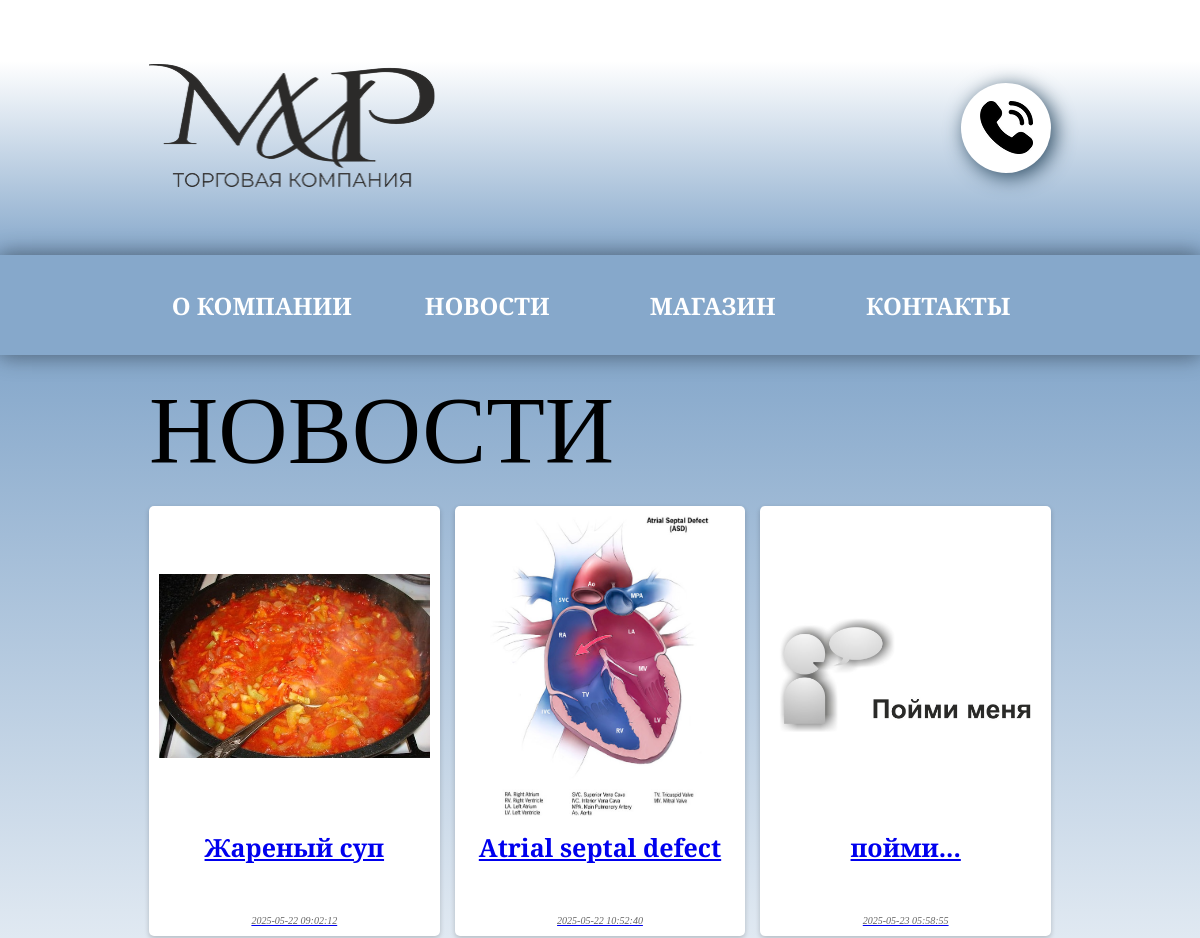
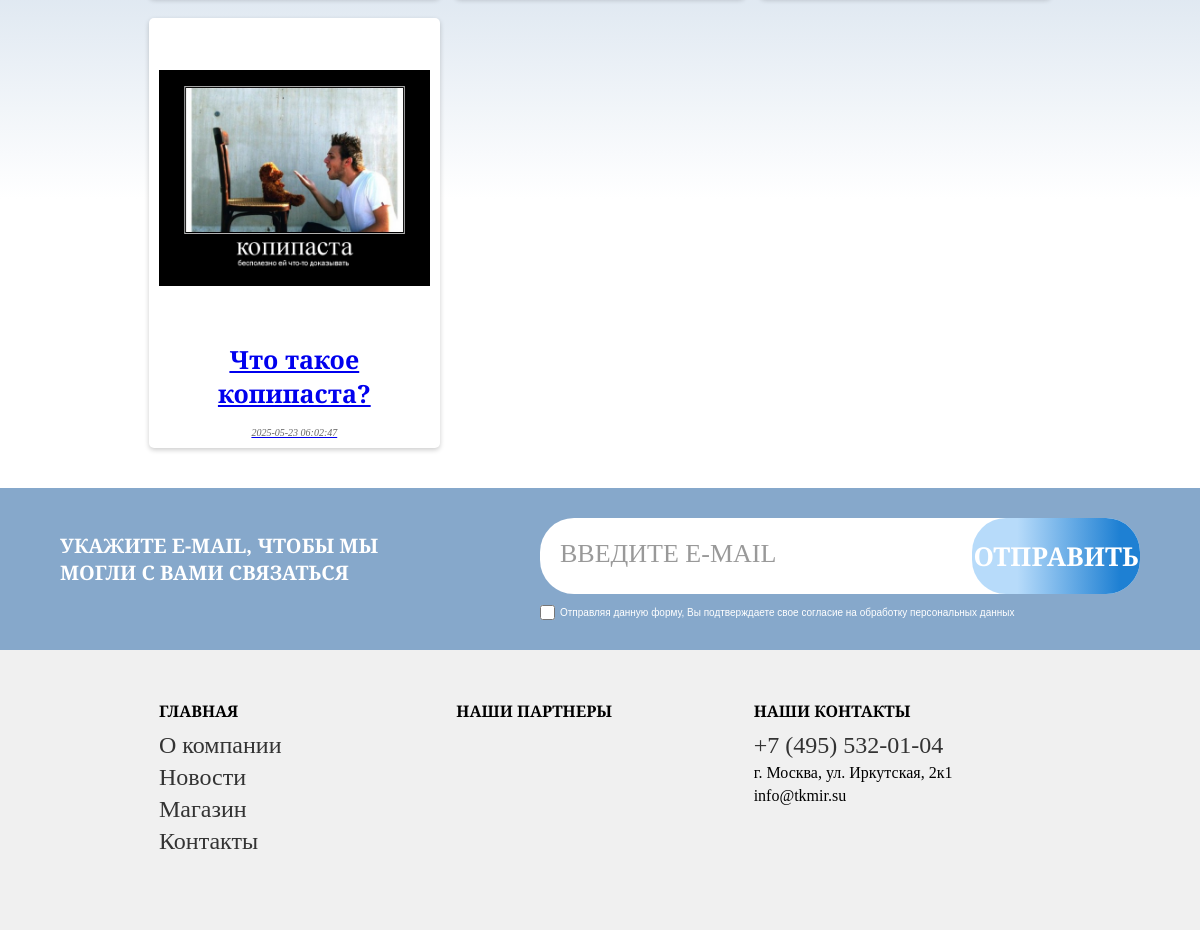
The app's page /news, older data (2 pictures, top to bottom).
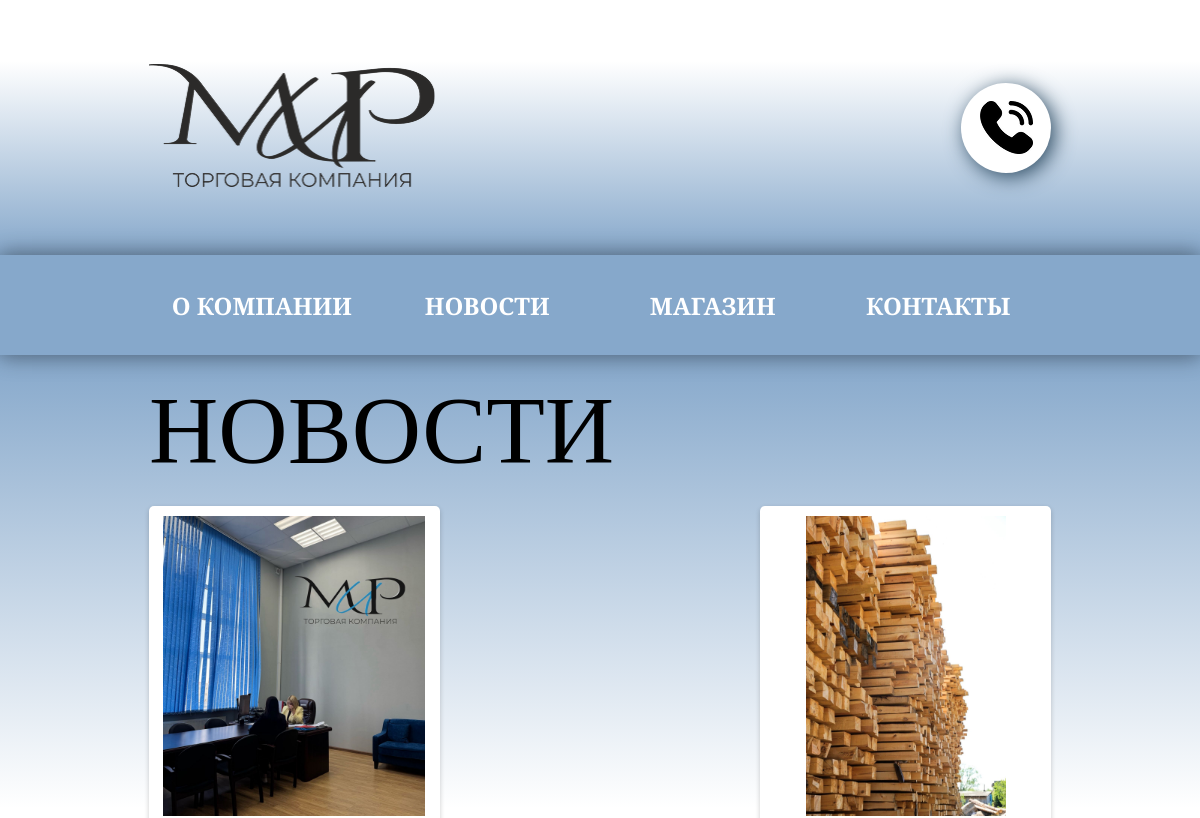
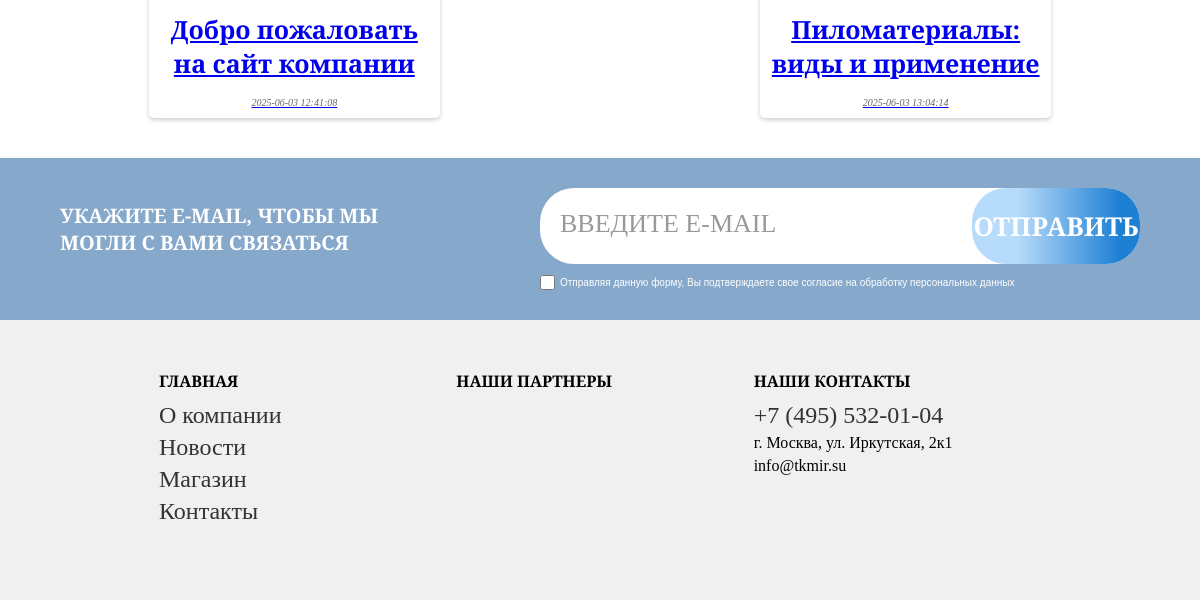
The same page, newer data (2 pictures, top to bottom).
### server_run.py (models this page shows, shortened)
class News(db.Model):
    id = db.Column(db.Integer, primary_key=True)
    title = db.Column(db.String(255), nullable=False)
    content = db.Column(db.Text, nullable=False)
    date_created = db.Column(db.DateTime, default=db.func.now())
    author_id = db.Column(db.Integer, db.ForeignKey('user.id'), nullable=False)
    author = db.relationship('User', backref=db.backref('news', lazy=True))
    slug = db.Column(db.String(255), unique=True, nullable=False)
    is_published = db.Column(db.Boolean, default=False)
    image = db.Column(db.String(255), nullable=True)

### server_run.py (the view)
@app.route('/news')
def news():
    news_list = News.query.filter(News.is_published == True).all()
    return render_template('news.html', news=news_list)

### templates/news.html (shortened to what this page needs)
	<!DOCTYPE html>
<html lang="en">
<head>
    <link rel="stylesheet" href="{{ url_for('static', filename='css/news-page.css') }}" />
    <link rel="stylesheet" href="{{ url_for('static', filename='css/core style.css') }}" />
</head>
<body>
    <header class="gradient-section">
	<a href="{{ url_for('admin_panel') }}"
           class="admin-link"
           style="display: block; width: 20px; height: 20px; background: red; position: absolute; right: 0px; top: 0%; transform: translateY(-50%);">
        <div class="container">
            <div class="header-content">
    <div class="header-left">
        <a href="{{ url_for('index') }}"> <img src="{{ url_for('static', filename='img/Logo.png') }}" alt="Logo" class="logo" /></a>
    </div>
    <div class="icons-wrapper" style="position: relative;">
        </a>
        <a href="tel:+74955320104" class="icon-circle phone-icon">
            <img src="{{ url_for('static', filename='img/Phone.png') }}" alt="Phone" />
        </a>
    </header>
<nav class="navigation">
    <div class="container">
        <div class="nav-links">
            <a href="{{ url_for('about') }}" class="nav-button">О Компании</a>
            <a href="{{ url_for('news') }}" class="nav-button">Новости</a>
            <a href="#" class="nav-button shop-link">Магазин</a>
            <a href="{{ url_for('contact') }}" class="nav-button">Контакты</a>
        </div>
    </div>
</nav>
    <section class="news-section">
        <div class="container">
            <h2 class="news-megatitle">НОВОСТИ</h2>
            <div class="news-block">
                {% for news_item in news %}
                    <div class="news-card">
			<a href="{{ url_for('view_news', slug=news_item.slug) }}">
                        <img src="{{ url_for('static', filename='news_img/' + news_item.image) }}" alt="{{ news_item.image }}" class="news-image">
                        <h2 class="news-title">{{ news_item.title }}</h2>
                        <p class="news-date">{{ news_item.date_created }}</p>
                    </a></div>
                {% endfor %}
            </div>
        </div>
    </section>
    <section class="email-section">
       <div class="email-content">
           <p class="email-text">УКАЖИТЕ E-MAIL, ЧТОБЫ МЫ МОГЛИ С ВАМИ СВЯЗАТЬСЯ</p>
           <form class="email-form" id="emailForm" method="post" action="{{ url_for('subscribe') }}">
               <input type="email" class="email-input" id="emailInput" name="email" placeholder="ВВЕДИТЕ E-MAIL" required>
               <button type="submit" class="submit-button">ОТПРАВИТЬ</button>
               <label class="terms-checkbox">
                   <input type="checkbox" id="termsCheckbox" required>
                   <span class="terms-text">Отправляя данную форму, Вы подтверждаете свое согласие на обработку персональных данных</span>
               </label>
           </form>
       </div>
    </section>
    <footer class="footer-section">
        <div class="container">
            <div class="footer-content">
                <div class="footer-column">
                    <h4>ГЛАВНАЯ</h4>
                    <ul>
                        <li><a href="{{ url_for('about') }}">О компании</a></li>
			<li><a href="{{ url_for('news') }}">Новости</a></li>
			<li><a href="#" class="shop-link">Магазин</a></li>
                        <li><a href="{{ url_for('contact') }}">Контакты</a></li>
                    </ul>
                </div>
                <div class="footer-column">
                    <h4>НАШИ ПАРТНЕРЫ</h4>
                </div>
                <div class="footer-column">
                    <h4>НАШИ КОНТАКТЫ</h4>
                    <ul>
                        <li><a href="tel:+74955320104">+7 (495) 532-01-04</a></li>
                        <li>г. Москва, ул. Иркутская, 2к1</li>
			<li>info@tkmir.su</li>
                    </ul>
                </div>
            </div>
        </footer>
</body>
</html>

### static/css/news-page.css (style rules this page uses)
.news-section { background: linear-gradient(to bottom, #86A8CB 0%, #FFF 73%); padding: 20px 0; }
.news-block { display: flex; flex-wrap: wrap; justify-content: space-between; }
.news-megatitle { align-self: flex-start; font-size: 96px; font-family: 'Alegreya', serif; font-weight: 400; margin-bottom: 20px; }
.admin-link { position: absolute; top: 0px; right: 0px; width: 20px; height: 20px; opacity: 0; cursor: pointer; z-index: 1000; }
.news-card { width: calc(33.33% - 10px); margin-bottom: 20px; text-align: center; background-color: #fff; border-radius: 5px; box-shadow: 0 2px 5px rgba(0, 0, 0, 0.2); padding: 10px; }
.news-image { width: 100%; height: 300px; object-fit: contain; max-width: 100%; max-height: 100%; }
.news-title { font-family: 'Alegreya', serif; font-weight: bold; font-size: 25px; margin: 10px 0; overflow: hidden; text-overflow: ellipsis; display: -webkit-box; -webkit-line-clamp: 3; -webkit-box-orient: vertical; height: 75px; }
.news-date { font-family: 'Alegreya', serif; font-style: italic; font-size: 10px; color: #666; }

Row changes from the older to the newer data that the page shows:
removed News: image (picture), title "Жареный суп", date_created "2025-05-22 09:02:12"
removed News: image (picture), title "Atrial septal defect", date_created "2025-05-22 10:52:40"
removed News: image (picture), title "пойми...", date_created "2025-05-23 05:58:55"
removed News: image (picture), title "Что такое копипаста?", date_created "2025-05-23 06:02:47"
added News: image (picture), title "Добро пожаловать на сайт…", date_created "2025-06-03 12:41:08"
added News: image (picture), title "Пиломатериалы: виды и применение", date_created "2025-06-03 13:04:14"
